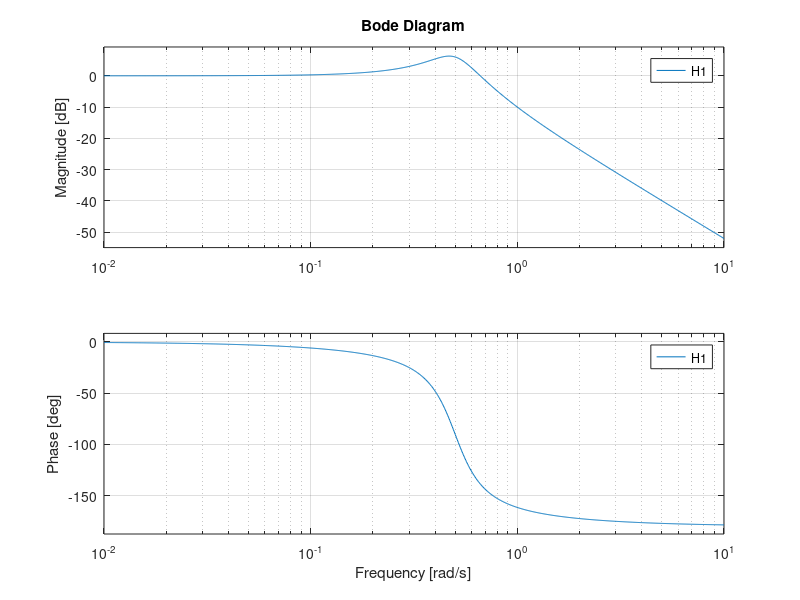

This figure's MATLAB source:
figure;
s = tf('s');
L1 = 2;
C1 = 2;
%C2 = 4;
R = 1/2;
omega1 = 1/sqrt(L1*C1);
Q1 = 1/(omega1*R*C1);

fprintf('Q = %f\nomega = %f\nQtest = %f\n',Q1,omega1,(R/(L1))*Q1);
H1 = (omega1)^2/(s^2 + (R/L1)*s +omega1^2);
bode(H1);
